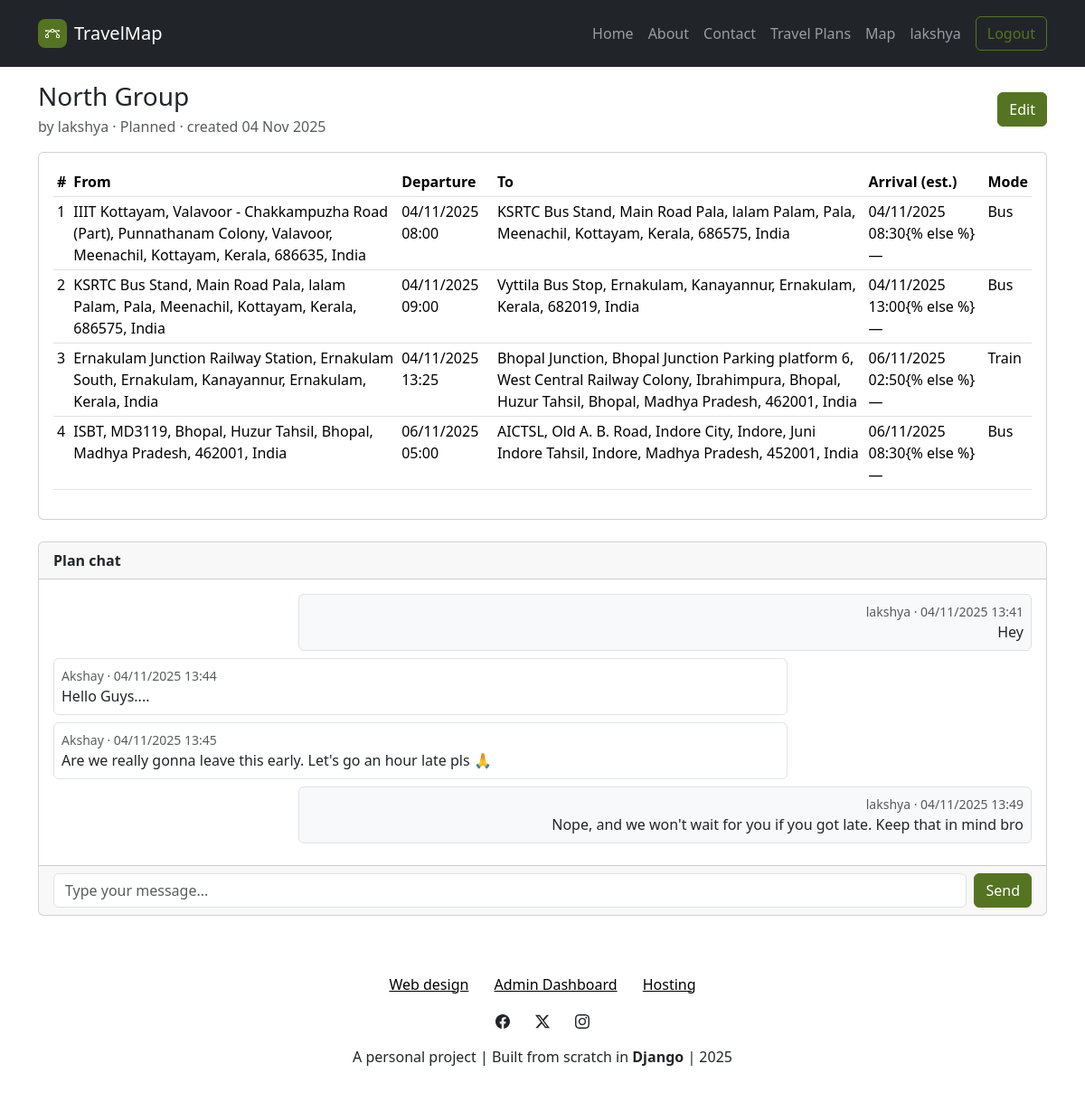
Screenshot of /travelplans/11/ (signed in) with the database file from the repository.
### Accounts/models.py (models this page shows, shortened)
class TravelPlan(models.Model):
    user = models.ForeignKey(
        settings.AUTH_USER_MODEL,
        on_delete=models.CASCADE,
        related_name='travel_plans'
    )
    title = models.CharField(
        max_length=150
    )
    status = models.CharField(
        max_length=10,
        choices=PlanStatus.choices,
        default=PlanStatus.PLANNED
    )
    created_at = models.DateTimeField(auto_now_add=True)
    updated_at = models.DateTimeField(auto_now=True)
    class Meta:
        ordering = ['-created_at']

class Trip(models.Model):
    plan = models.ForeignKey(
        TravelPlan,
        on_delete=models.CASCADE,
        related_name='trips',
    )
    title = models.CharField(
        max_length=150,
    )
    origin_name = models.CharField(
        max_length=255,
    )
    origin_lat = models.CharField(
        max_length=50, null=True, blank=True
    )
    origin_lon = models.CharField(
        max_length=50, null=True, blank=True
    )
    destination_name = models.CharField(
        max_length=255,
    )
    destination_lat = models.CharField(
        max_length=50, null=True, blank=True
    )
    destination_lon = models.CharField(
        max_length=50, null=True, blank=True
    )
    departure_time = models.DateTimeField()
    estimated_arrival_time = models.DateTimeField(
        null=True, blank=True
    )
    transport_mode = models.CharField(
        max_length=6,
        choices=TransportMode.choices,
        default=TransportMode.TRAIN
    )
    passengers = models.ManyToManyField(
        settings.AUTH_USER_MODEL,
        related_name='joined_trips',
        blank=True,
        help_text="Students who have joined this trip",
    )
    notes = models.TextField(
        blank=True,
    )
    route = models.JSONField(null=True, blank=True)
    status = models.CharField(
        max_length=10,
        choices=PlanStatus.choices,
        default=PlanStatus.PLANNED
    )
    created_at = models.DateTimeField(auto_now_add=True)
    updated_at = models.DateTimeField(auto_now=True)
    class Meta:
        ordering = ['departure_time']

class ChatMessage(models.Model):
    plan = models.ForeignKey(
        TravelPlan,
        on_delete=models.CASCADE,
        related_name='chat_messages'
    )
    user = models.ForeignKey(
        settings.AUTH_USER_MODEL,
        on_delete=models.CASCADE,
        related_name='chat_messages'
    )
    content = models.TextField()
    created_at = models.DateTimeField(auto_now_add=True)
    class Meta:
        ordering = ['created_at']

### UI/views.py (the view)
# urls.py: path("travelplans/<int:pk>/", views.travelplan_detail, name="travelplan_detail"),
@login_required
def travelplan_detail(request, pk: int):
    plan = (
        TravelPlan.objects
        .select_related('user')
        .prefetch_related('trips__passengers', 'chat_messages__user')
        .get(pk=pk)
    )
    messages_qs = plan.chat_messages.all().select_related('user')
    return render(request, 'UI/travelplan_detail.html', {
        'plan': plan,
        'trips': plan.trips.all(),
        'chat_messages': messages_qs,
    })

### UI/context_processors.py (called while the page is built)
def site_settings(request):
    index_carousel = carousel.objects.all()
    index_features = features.objects.all()
    index_steps = step.objects.all()
    for item in list(index_carousel) + list(index_features):
        if hasattr(item, 'href') and item.href:
            try:
                item.href = reverse(item.href)
            except:
                pass
    return {
        'index_carousel': index_carousel,
        'index_features': index_features,
        'index_steps': index_steps,
    }

### templates/UI/travelplan_detail.html (shortened to what this page needs)
{% extends 'partials/layout.html' %}
{% load static %}
{% block content %}
<div id="content" class="container py-3">
  <div class="row mb-3 align-items-center">
    <div class="col">
      <h3 class="mb-1">{{ plan.title }}</h3>
      <div class="text-muted">
        by {{ plan.user.username }} · {{ plan.get_status_display }} · created {{ plan.created_at|date:"d M Y" }}
      </div>
    </div>
    <div class="col-auto">
      {% if request.user.id == plan.user_id %}
      <a class="btn btn-primary" href="{% url 'UI:edit_travelplan' plan.id %}">Edit</a>
      {% endif %}
    </div>
  </div>
  <div class="row">
    <div class="col">
      <div class="card">
        <div class="card-body">
          <div class="table-responsive">
            <table class="table table-sm table-hover">
              <thead>
                <tr>
                  <th>#</th>
                  <th>From</th>
                  <th>Departure</th>
                  <th>To</th>
                  <th>Arrival (est.)</th>
                  <th>Mode</th>
                </tr>
              </thead>
              <tbody>
                {% for trip in trips %}
                <tr>
                  <td>{{ forloop.counter }}</td>
                  <td>{{ trip.origin_name }}</td>
                  <td>{{ trip.departure_time|date:"d/m/Y H:i" }}</td>
                  <td>{{ trip.destination_name }}</td>
                  <td>{% if trip.estimated_arrival_time %}{{ trip.estimated_arrival_time|date:"d/m/Y H:i" }}{% else
                    %}—{% endif %}</td>
                  <td>{{ trip.get_transport_mode_display }}</td>
                </tr>
                {% empty %}
                <tr>
                  <td colspan="6" class="text-muted">No trips in this plan yet.</td>
                </tr>
                {% endfor %}
              </tbody>
            </table>
          </div>
        </div>
      </div>
    </div>
  </div>
  <div class="row mt-4">
    <div class="col">
      <div class="card">
        <div class="card-header d-flex justify-content-between align-items-center">
          <strong>Plan chat</strong>
        </div>
        <div class="card-body" style="max-height: 320px; overflow-y: auto;" id="chat-messages" data-plan-id="{{ plan.id }}" data-user-id="{% if request.user.is_authenticated %}{{ request.user.id }}{% endif %}">
          {% for m in chat_messages %}
            <div class="mb-2 d-flex">
              <div class="w-75 p-2 border rounded {% if m.user_id == request.user.id %}ms-auto bg-light text-end{% else %}bg-white{% endif %}">
                <div class="small text-muted">{{ m.user.username }} · {{ m.created_at|date:"d/m/Y H:i" }}</div>
                <div>{{ m.content|linebreaksbr }}</div>
              </div>
            </div>
          {% empty %}
            <div class="text-muted">No messages yet. Be the first to say hi 👋</div>
          {% endfor %}
        </div>
        <div class="card-footer">
          {% if request.user.is_authenticated %}
          <form id="chat-form" class="d-flex gap-2" method="post" action="{% url 'UI:chat_messages_api' plan.id %}">
            <input type="text" name="content" id="chat-input" class="form-control" placeholder="Type your message..." maxlength="2000" autocomplete="off"/>
            <button type="submit" class="btn btn-primary">Send</button>
          </form>
          {% else %}
          <a class="btn btn-outline-primary" href="{% url 'UI:login' %}">Login to chat</a>
          {% endif %}
        </div>
      </div>
    </div>
  </div>
</div>
{% endblock %}

### templates/partials/navbar.html (shortened to what this page needs)
{% load static %}
<nav class="navbar navbar-expand-md sticky-top bg-body py-3" data-bs-theme="dark">
    <div class="container">
        <a class="navbar-brand d-flex align-items-center" href="{% url 'UI:index' %}">
            <span class="bs-icon-sm bs-icon-rounded bs-icon-primary d-flex justify-content-center align-items-center me-2 bs-icon">
            </span>
            <span>TravelMap</span>
        </a>
        <div id="navcol-2" class="collapse navbar-collapse">
            <ul class="navbar-nav ms-auto">
                <li class="nav-item"><a class="nav-link" href="{% url 'UI:index' %}#home">Home</a></li>
                <li class="nav-item"><a class="nav-link" href="{% url 'UI:index' %}#about">About</a></li>
                <li class="nav-item"><a class="nav-link" href="{% url 'UI:index' %}#contact">Contact</a></li>
                <li class="nav-item"><a class="nav-link {% if request.resolver_match.url_name == 'travelplans' %}active{% endif %}" href="{% url 'UI:travelplans' %}">Travel Plans</a></li>
                <li class="nav-item"><a class="nav-link {% if request.resolver_match.url_name == 'map' %}active{% endif %}" href="{% url 'UI:map' %}">Map</a></li>
                <li class="nav-item">
                    {% if user.is_authenticated %}
                        <a class="nav-link" href="#">{{ user.username }}</a>
                    {% else %}
                        <a class="nav-link {% if request.resolver_match.url_name == 'login' %}active{% endif %}" href="{% url 'UI:login'%}">Login</a>
                    {% endif %}
                </li>
            </ul>
            {% if user.is_authenticated %}
            <form action="/logout/" method="post">
                <button class="btn btn-outline-primary ms-md-2" type="submit" href="{% url 'UI:logout'%}">Logout</button>
                </form>
            {% else %}
                <a class="btn btn-primary ms-md-2" role="button" href="{% url 'UI:register'%}">Sign Up</a>
            {% endif %}
        </div>
    </div>
</nav>

### static/css/bss-overrides.css (style rules this page uses)
:root, [data-bs-theme=light] { --bs-primary: #557421; --bs-primary-rgb: 85,116,33; --bs-primary-text-emphasis: #222E0D; --bs-primary-bg-subtle: #DDE3D3; --bs-primary-border-subtle: #BBC7A6; }
.btn-primary { --bs-btn-color: #fff; --bs-btn-bg: #557421; --bs-btn-border-color: #557421; --bs-btn-hover-color: #fff; --bs-btn-hover-bg: #48631C; --bs-btn-hover-border-color: #445D1A; --bs-btn-focus-shadow-rgb: 230,234,222; --bs-btn-active-color: #fff; --bs-btn-active-bg: #445D1A; --bs-btn-active-border-color: #405719; --bs-btn-disabled-color: #fff; --bs-btn-disabled-bg: #557421; --bs-btn-disabled-border-color: #557421; }
.btn-outline-primary { --bs-btn-color: #557421; --bs-btn-border-color: #557421; --bs-btn-focus-shadow-rgb: 85,116,33; --bs-btn-hover-color: #fff; --bs-btn-hover-bg: #557421; --bs-btn-hover-border-color: #557421; --bs-btn-active-color: #fff; --bs-btn-active-bg: #557421; --bs-btn-active-border-color: #557421; --bs-btn-disabled-color: #557421; --bs-btn-disabled-bg: transparent; --bs-btn-disabled-border-color: #557421; }

### templates/partials/layout.html (style rules this page uses)
html { scroll-behavior: smooth; scroll-padding-top: 80px; }

### rows the page displays
TravelPlan: title "North Group", user.username "lakshya", status "Planned", created_at "04 Nov 2025"
Trip: origin_name "IIIT Kottayam, Valavoor - Chakkampuzha Road (Part), Punnathanam Colony, Valavoor, Meenachil, Kottayam, Kerala, 686635, India", departure_time "04/11/2025 08:00", destination_name "KSRTC Bus Stand, Main Road Pala, lalam Palam, Pala, Meenachil, Kottayam, Kerala, 686575, India", estimated_arrival_time "04/11/2025 08:30", transport_mode "Bus"
Trip: origin_name "KSRTC Bus Stand, Main Road Pala, lalam Palam, Pala, Meenachil, Kottayam, Kerala, 686575, India", departure_time "04/11/2025 09:00", destination_name "Vyttila Bus Stop, Ernakulam, Kanayannur, Ernakulam, Kerala, 682019, India", estimated_arrival_time "04/11/2025 13:00", transport_mode "Bus"
Trip: origin_name "Ernakulam Junction Railway Station, Ernakulam South, Ernakulam, Kanayannur, Ernakulam, Kerala, India", departure_time "04/11/2025 13:25", destination_name "Bhopal Junction, Bhopal Junction Parking platform 6, West Central Railway Colony, Ibrahimpura, Bhopal, Huzur Tahsil, Bhopal, Madhya Pradesh, 462001, India", estimated_arrival_time "06/11/2025 02:50", transport_mode "Train"
Trip: origin_name "ISBT, MD3119, Bhopal, Huzur Tahsil, Bhopal, Madhya Pradesh, 462001, India", departure_time "06/11/2025 05:00", destination_name "AICTSL, Old A. B. Road, Indore City, Indore, Juni Indore Tahsil, Indore, Madhya Pradesh, 452001, India", estimated_arrival_time "06/11/2025 08:30", transport_mode "Bus"
ChatMessage: user.username "lakshya", created_at "04/11/2025 13:41", content "Hey"
ChatMessage: user.username "Akshay", created_at "04/11/2025 13:44", content "Hello Guys...."
ChatMessage: user.username "Akshay", created_at "04/11/2025 13:45", content "Are we really gonna leave this early. Let's go an hour late pls 🙏"
ChatMessage: user.username "lakshya", created_at "04/11/2025 13:49", content "Nope, and we won't wait for you if you got late. Keep that in mind bro"

### other values shown
{{ user.username }} "lakshya"
